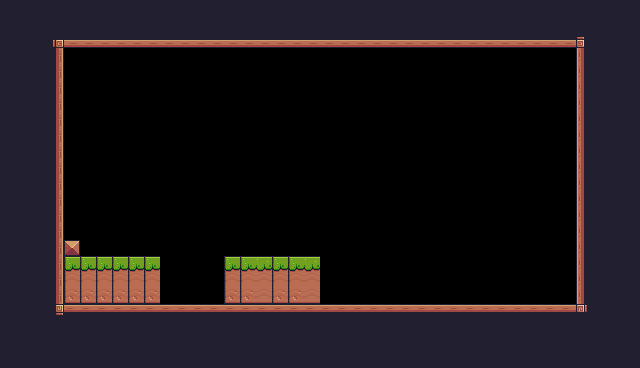

A level layout from a 2D game, rendered from its tile map. Below: a short description, then the map file with its tile-grid data intact:
An orthogonal 40x23 tile map with 16x16 px tiles, 1 tile layer (Background) and 1 object (Player).

<map version="1.10" tiledversion="1.10.2" orientation="orthogonal" renderorder="right-down" width="40" height="23" tilewidth="16" tileheight="16" infinite="0" nextlayerid="3" nextobjectid="6">
 <tileset firstgid="1" source="Pixel Adventure.tsx" />
 <layer id="1" name="Background" width="40" height="23">
  <data encoding="csv">
24,24,24,24,24,24,24,24,24,24,24,24,24,24,24,24,24,24,24,24,24,24,24,24,24,24,24,24,24,24,24,24,24,24,24,24,24,24,24,24,
24,24,24,24,24,24,24,24,24,24,24,24,24,24,24,24,24,24,24,24,24,24,24,24,24,24,24,24,24,24,24,24,24,24,24,24,24,24,24,24,
24,24,24,92,134,134,134,134,134,134,134,134,134,134,134,134,134,134,134,134,134,134,134,134,134,134,134,134,134,134,134,134,134,134,134,134,93,24,24,24,
24,24,24,113,0,0,0,0,0,0,0,0,0,0,0,0,0,0,0,0,0,0,0,0,0,0,0,0,0,0,0,0,0,0,0,0,111,24,24,24,
24,24,24,113,0,0,0,0,0,0,0,0,0,0,0,0,0,0,0,0,0,0,0,0,0,0,0,0,0,0,0,0,0,0,0,0,111,24,24,24,
24,24,24,113,0,0,0,0,0,0,0,0,0,0,0,0,0,0,0,0,0,0,0,0,0,0,0,0,0,0,0,0,0,0,0,0,111,24,24,24,
24,24,24,113,0,0,0,0,0,0,0,0,0,0,0,0,0,0,0,0,0,0,0,0,0,0,0,0,0,0,0,0,0,0,0,0,111,24,24,24,
24,24,24,113,0,0,0,0,0,0,0,0,0,0,0,0,0,0,0,0,0,0,0,0,0,0,0,0,0,0,0,0,0,0,0,0,111,24,24,24,
24,24,112,113,0,0,0,0,0,0,0,0,0,0,0,0,0,0,0,0,0,0,0,0,0,0,0,0,0,0,0,0,0,0,0,0,111,24,24,24,
24,24,112,113,0,0,0,0,0,0,0,0,0,0,0,0,0,0,0,0,0,0,0,0,0,0,0,0,0,0,0,0,0,0,0,0,111,24,24,24,
24,24,112,113,0,0,0,0,0,0,0,0,0,0,0,0,0,0,0,0,0,0,0,0,0,0,0,0,0,0,0,0,0,0,0,0,111,24,24,24,
24,24,112,113,0,0,0,0,0,0,0,0,0,0,0,0,0,0,0,0,0,0,0,0,0,0,0,0,0,0,0,0,0,0,0,0,111,24,24,24,
24,24,112,113,0,0,0,0,0,0,0,0,0,0,0,0,0,0,0,0,0,0,0,0,0,0,0,0,0,0,0,0,0,0,0,0,111,24,24,24,
24,24,112,113,0,0,0,0,0,0,0,0,0,0,0,0,0,0,0,0,0,0,0,0,0,0,0,0,0,0,0,0,0,0,0,0,111,24,24,24,
24,24,112,113,0,0,0,0,0,0,0,0,0,0,0,0,0,0,0,0,0,0,0,0,0,0,0,0,0,0,0,0,0,0,0,0,111,24,24,24,
24,24,112,113,35,0,0,0,0,0,0,0,0,0,0,0,0,0,0,0,0,0,0,0,0,0,0,0,0,94,0,0,0,0,0,0,111,24,24,24,
24,24,112,113,7,7,7,7,7,7,0,0,0,0,7,7,8,7,7,8,0,0,0,0,0,94,94,94,94,94,0,0,0,0,0,0,111,24,24,24,
24,24,112,113,29,29,29,29,29,29,0,0,0,0,29,29,30,29,29,30,0,0,0,0,0,0,0,0,0,0,0,0,0,0,0,0,111,24,24,24,
24,24,24,113,51,51,51,51,51,51,0,0,0,0,51,51,52,51,51,52,0,0,0,0,0,0,0,0,0,0,0,0,0,0,0,0,111,24,24,24,
24,24,24,114,90,90,90,90,90,90,90,90,90,90,90,90,90,90,90,90,90,90,90,90,90,90,90,90,90,90,90,90,90,90,90,90,115,24,24,24,
24,24,24,24,24,24,24,24,24,24,24,24,24,24,24,24,24,24,24,24,24,24,24,24,24,24,24,24,112,24,24,24,24,24,24,24,24,24,24,24,
24,24,24,24,24,24,24,24,24,24,24,24,24,24,24,24,24,24,24,24,24,24,24,24,24,24,24,24,24,24,24,24,24,24,24,24,24,24,24,24,
24,24,24,24,24,24,24,24,24,24,24,24,24,24,24,24,24,24,24,24,24,24,24,24,24,24,24,24,24,24,24,24,24,24,24,24,24,24,24,24
</data>
 </layer>
 <objectgroup id="2" name="spawnpoints">
  <object id="3" name="Player" type="Player" x="176.587" y="272.763" width="32.3216" height="29.1683" />
 </objectgroup>
</map>
